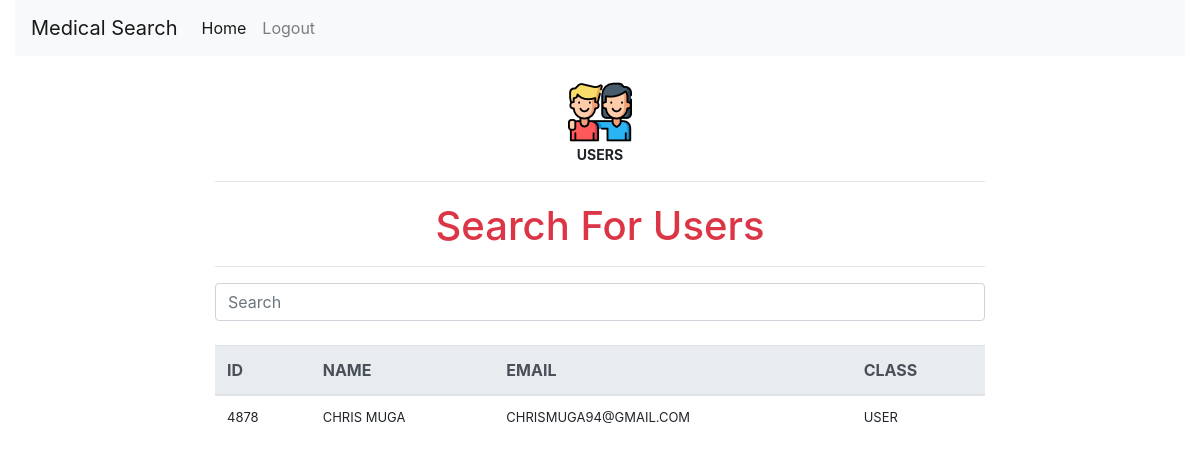
The page /users.php on the database its author committed.
### tables this page shows
CREATE TABLE `users` (
  `id` varchar(250) NOT NULL,
  `first_name` varchar(250) NOT NULL,
  `last_name` varchar(250) NOT NULL,
  `email_address` varchar(250) NOT NULL,
  `password` varchar(250) NOT NULL,
  `class` varchar(250) NOT NULL
);

### users.php (the view, shortened to what this page needs)
<?php include('header.php'); ?>
<?php include('conn.php'); ?>
<?php include('navbar.php'); ?>
<div class="row d-flex justify-content-center mt-4">
   <div class="col-md-8 text-center">
        <img src="assets/users.png" alt="Users">
        <br>
        <p>USERS</p>
        <hr>
   </div>
</div>
<div class="row .d-flex justify-content-center my-1">
    <div class="col-md-8 users">
    <h1 class="text-danger text-center">Search For Users</h1>
    <hr>
      <div id="users">
  <input class="form-control search" placeholder="Search" />
  <table class="table mt-4">
  <thead class="thead-light">
                <tr>
                    <th scope="col">ID</th>
                    <th scope="col">NAME</th>
                    <th scope="col">EMAIL</th>
                    <th scope="col">CLASS</th>
                </tr>
            </thead>
    <tbody class="list">
    <?php
                $sql = "SELECT * FROM users";
                $result = $conn->query($sql);
                if ($result->num_rows > 0) {
                while($row = $result->fetch_assoc())
                {
            ?>
                        <tr>
                            <td><?php echo strtoupper($row['id']);?></td>
                            <td class="name"><?php echo strtoupper($row['first_name']).' '.strtoupper($row['last_name']);?></td>
                            <td><?php echo strtoupper($row['email_address']);?></td>
                            <td><?php echo strtoupper($row['class']);?></td>
                        </tr>
            <?php
                }
                    }
                else
                {
                }
            ?>
    </tbody>
  </table>
</div>
    </div>
</div>
<?php include('footer.php'); ?>

### users.php (style rules this page uses)
img { align-self:center; }
p { font-size: 14px; text-align:center; font-weight: bold; }
td { font-size:small }

### rows shown on the page
users: id "4878", first_name "CHRIS", last_name "MUGA", email_address "CHRISMUGA94@GMAIL.COM", class "USER"
